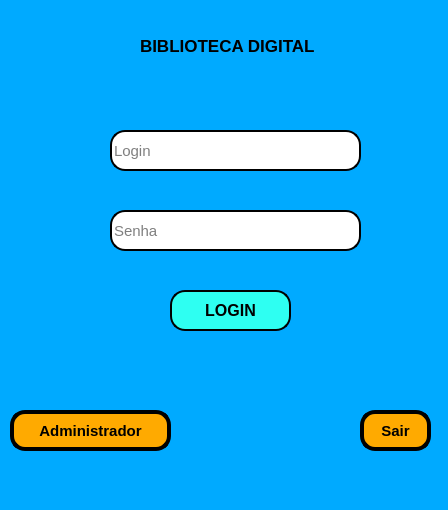
<?xml version="1.0" encoding="UTF-8"?>
<ui version="4.0">
 <class>MainWindow</class>
 <widget class="QMainWindow" name="MainWindow">
  <property name="geometry">
   <rect>
    <x>0</x>
    <y>0</y>
    <width>448</width>
    <height>510</height>
   </rect>
  </property>
  <property name="windowTitle">
   <string>Biblioteca Digital</string>
  </property>
  <property name="styleSheet">
   <string notr="true">background-color: rgb(0, 170, 255);</string>
  </property>
  <widget class="QWidget" name="centralwidget">
   <widget class="QPushButton" name="pushButton">
    <property name="geometry">
     <rect>
      <x>170</x>
      <y>290</y>
      <width>121</width>
      <height>41</height>
     </rect>
    </property>
    <property name="font">
     <font>
      <pointsize>12</pointsize>
      <weight>75</weight>
      <bold>true</bold>
     </font>
    </property>
    <property name="styleSheet">
     <string notr="true">background-color: rgb(46, 255, 242);
border-radius: 15px;
border-style: outset;
border-width: 2px;
border-color: black;</string>
    </property>
    <property name="text">
     <string>LOGIN</string>
    </property>
   </widget>
   <widget class="QLineEdit" name="lineEdit">
    <property name="geometry">
     <rect>
      <x>110</x>
      <y>130</y>
      <width>251</width>
      <height>41</height>
     </rect>
    </property>
    <property name="font">
     <font>
      <pointsize>11</pointsize>
     </font>
    </property>
    <property name="styleSheet">
     <string notr="true">background-color: rgb(255, 255, 255);
border-radius: 15px;
border-style: outset;
border-width: 2px;</string>
    </property>
    <property name="inputMask">
     <string/>
    </property>
    <property name="text">
     <string/>
    </property>
    <property name="placeholderText">
     <string>Login</string>
    </property>
   </widget>
   <widget class="QLineEdit" name="lineEdit_2">
    <property name="geometry">
     <rect>
      <x>110</x>
      <y>210</y>
      <width>251</width>
      <height>41</height>
     </rect>
    </property>
    <property name="font">
     <font>
      <pointsize>11</pointsize>
     </font>
    </property>
    <property name="styleSheet">
     <string notr="true">background-color: rgb(255, 255, 255);
border-radius: 15px;
border-style: outset;
border-width: 2px;</string>
    </property>
    <property name="placeholderText">
     <string>Senha</string>
    </property>
   </widget>
   <widget class="QPushButton" name="pushButton_2">
    <property name="geometry">
     <rect>
      <x>10</x>
      <y>410</y>
      <width>161</width>
      <height>41</height>
     </rect>
    </property>
    <property name="font">
     <font>
      <pointsize>11</pointsize>
      <weight>75</weight>
      <bold>true</bold>
     </font>
    </property>
    <property name="styleSheet">
     <string notr="true">background-color: rgb(255, 170, 0);
border-radius: 15px;
border-style: outset;
border-width: 4px;
border-color: black;</string>
    </property>
    <property name="text">
     <string>Administrador</string>
    </property>
    <property name="icon">
     <iconset>
      <normaloff>administracao.png</normaloff>administracao.png</iconset>
    </property>
   </widget>
   <widget class="QLabel" name="label_2">
    <property name="geometry">
     <rect>
      <x>110</x>
      <y>260</y>
      <width>251</width>
      <height>31</height>
     </rect>
    </property>
    <property name="font">
     <font>
      <pointsize>9</pointsize>
      <weight>75</weight>
      <italic>false</italic>
      <bold>true</bold>
      <underline>false</underline>
      <strikeout>false</strikeout>
     </font>
    </property>
    <property name="styleSheet">
     <string notr="true">color: rgb(255, 255, 127);
color: rgb(255, 0, 0);</string>
    </property>
    <property name="text">
     <string/>
    </property>
   </widget>
   <widget class="QLabel" name="label_3">
    <property name="geometry">
     <rect>
      <x>80</x>
      <y>140</y>
      <width>31</width>
      <height>31</height>
     </rect>
    </property>
    <property name="text">
     <string/>
    </property>
    <property name="pixmap">
     <pixmap>usuario.png</pixmap>
    </property>
   </widget>
   <widget class="QLabel" name="label_4">
    <property name="geometry">
     <rect>
      <x>70</x>
      <y>210</y>
      <width>31</width>
      <height>41</height>
     </rect>
    </property>
    <property name="text">
     <string/>
    </property>
    <property name="pixmap">
     <pixmap>cadeado.png</pixmap>
    </property>
   </widget>
   <widget class="QPushButton" name="pushButton_3">
    <property name="geometry">
     <rect>
      <x>360</x>
      <y>410</y>
      <width>71</width>
      <height>41</height>
     </rect>
    </property>
    <property name="font">
     <font>
      <pointsize>11</pointsize>
      <weight>75</weight>
      <bold>true</bold>
     </font>
    </property>
    <property name="styleSheet">
     <string notr="true">background-color: rgb(255, 170, 0);
border-radius: 15px;
border-style: outset;
border-width: 4px;
border-color: black;</string>
    </property>
    <property name="text">
     <string>Sair</string>
    </property>
    <property name="icon">
     <iconset>
      <normaloff>botao-ligar-desligar.png</normaloff>botao-ligar-desligar.png</iconset>
    </property>
   </widget>
   <widget class="QLabel" name="label_5">
    <property name="geometry">
     <rect>
      <x>60</x>
      <y>10</y>
      <width>81</width>
      <height>71</height>
     </rect>
    </property>
    <property name="text">
     <string/>
    </property>
    <property name="pixmap">
     <pixmap>pngwing.com.png</pixmap>
    </property>
    <property name="scaledContents">
     <bool>true</bool>
    </property>
   </widget>
   <widget class="QLabel" name="label_6">
    <property name="geometry">
     <rect>
      <x>140</x>
      <y>20</y>
      <width>251</width>
      <height>51</height>
     </rect>
    </property>
    <property name="font">
     <font>
      <pointsize>13</pointsize>
      <weight>75</weight>
      <bold>true</bold>
     </font>
    </property>
    <property name="text">
     <string>BIBLIOTECA DIGITAL</string>
    </property>
   </widget>
   <zorder>label_4</zorder>
   <zorder>label_3</zorder>
   <zorder>lineEdit</zorder>
   <zorder>lineEdit_2</zorder>
   <zorder>pushButton_2</zorder>
   <zorder>label_2</zorder>
   <zorder>pushButton_3</zorder>
   <zorder>label_5</zorder>
   <zorder>pushButton</zorder>
   <zorder>label_6</zorder>
  </widget>
  <widget class="QMenuBar" name="menubar">
   <property name="geometry">
    <rect>
     <x>0</x>
     <y>0</y>
     <width>448</width>
     <height>26</height>
    </rect>
   </property>
  </widget>
  <widget class="QStatusBar" name="statusbar"/>
 </widget>
 <resources/>
 <connections/>
</ui>
